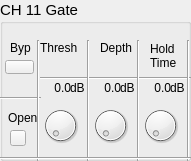
  <widget class="QGroupBox" name="groupBox_11">
   <property name="geometry">
    <rect>
     <x>520</x>
     <y>350</y>
     <width>191</width>
     <height>161</height>
    </rect>
   </property>
   <property name="font">
    <font>
     <pointsize>11</pointsize>
    </font>
   </property>
   <property name="title">
    <string>CH 11 Gate</string>
   </property>
   <widget class="QLabel" name="label_111">
    <property name="geometry">
     <rect>
      <x>10</x>
      <y>40</y>
      <width>21</width>
      <height>16</height>
     </rect>
    </property>
    <property name="font">
     <font>
      <pointsize>9</pointsize>
     </font>
    </property>
    <property name="text">
     <string>Byp</string>
    </property>
   </widget>
   <widget class="QLabel" name="label_112">
    <property name="geometry">
     <rect>
      <x>40</x>
      <y>40</y>
      <width>41</width>
      <height>16</height>
     </rect>
    </property>
    <property name="font">
     <font>
      <pointsize>9</pointsize>
     </font>
    </property>
    <property name="text">
     <string>Thresh</string>
    </property>
   </widget>
   <widget class="QLabel" name="label_113">
    <property name="geometry">
     <rect>
      <x>100</x>
      <y>40</y>
      <width>41</width>
      <height>16</height>
     </rect>
    </property>
    <property name="font">
     <font>
      <pointsize>9</pointsize>
     </font>
    </property>
    <property name="text">
     <string>Depth</string>
    </property>
   </widget>
   <widget class="QLabel" name="label_114">
    <property name="geometry">
     <rect>
      <x>150</x>
      <y>40</y>
      <width>31</width>
      <height>31</height>
     </rect>
    </property>
    <property name="font">
     <font>
      <pointsize>9</pointsize>
     </font>
    </property>
    <property name="text">
     <string>Hold
Time</string>
    </property>
   </widget>
   <widget class="Line" name="line_71">
    <property name="geometry">
     <rect>
      <x>40</x>
      <y>70</y>
      <width>151</width>
      <height>16</height>
     </rect>
    </property>
    <property name="orientation">
     <enum>Qt::Horizontal</enum>
    </property>
   </widget>
   <widget class="Line" name="line_72">
    <property name="geometry">
     <rect>
      <x>0</x>
      <y>90</y>
      <width>41</width>
      <height>16</height>
     </rect>
    </property>
    <property name="orientation">
     <enum>Qt::Horizontal</enum>
    </property>
   </widget>
   <widget class="Line" name="line_73">
    <property name="geometry">
     <rect>
      <x>30</x>
      <y>40</y>
      <width>16</width>
      <height>121</height>
     </rect>
    </property>
    <property name="orientation">
     <enum>Qt::Vertical</enum>
    </property>
   </widget>
   <widget class="Line" name="line_74">
    <property name="geometry">
     <rect>
      <x>80</x>
      <y>40</y>
      <width>16</width>
      <height>121</height>
     </rect>
    </property>
    <property name="orientation">
     <enum>Qt::Vertical</enum>
    </property>
   </widget>
   <widget class="Line" name="line_75">
    <property name="geometry">
     <rect>
      <x>130</x>
      <y>40</y>
      <width>16</width>
      <height>121</height>
     </rect>
    </property>
    <property name="orientation">
     <enum>Qt::Vertical</enum>
    </property>
   </widget>
   <widget class="Line" name="line_76">
    <property name="geometry">
     <rect>
      <x>180</x>
      <y>40</y>
      <width>16</width>
      <height>121</height>
     </rect>
    </property>
    <property name="orientation">
     <enum>Qt::Vertical</enum>
    </property>
   </widget>
   <widget class="OIDDial" name="dial_31">
    <property name="geometry">
     <rect>
      <x>40</x>
      <y>100</y>
      <width>41</width>
      <height>51</height>
     </rect>
    </property>
   </widget>
   <widget class="OIDDial" name="dial_32">
    <property name="geometry">
     <rect>
      <x>90</x>
      <y>100</y>
      <width>41</width>
      <height>51</height>
     </rect>
    </property>
   </widget>
   <widget class="OIDDial" name="dial_33">
    <property name="geometry">
     <rect>
      <x>140</x>
      <y>100</y>
      <width>41</width>
      <height>51</height>
     </rect>
    </property>
   </widget>
   <widget class="Line" name="line_77">
    <property name="geometry">
     <rect>
      <x>0</x>
      <y>150</y>
      <width>191</width>
      <height>16</height>
     </rect>
    </property>
    <property name="orientation">
     <enum>Qt::Horizontal</enum>
    </property>
   </widget>
   <widget class="QLabel" name="label_115">
    <property name="geometry">
     <rect>
      <x>70</x>
      <y>80</y>
      <width>16</width>
      <height>16</height>
     </rect>
    </property>
    <property name="font">
     <font>
      <pointsize>9</pointsize>
     </font>
    </property>
    <property name="text">
     <string>dB</string>
    </property>
   </widget>
   <widget class="QLabel" name="label_116">
    <property name="geometry">
     <rect>
      <x>120</x>
      <y>80</y>
      <width>16</width>
      <height>16</height>
     </rect>
    </property>
    <property name="font">
     <font>
      <pointsize>9</pointsize>
     </font>
    </property>
    <property name="text">
     <string>dB</string>
    </property>
   </widget>
   <widget class="QLabel" name="label_117">
    <property name="geometry">
     <rect>
      <x>170</x>
      <y>80</y>
      <width>16</width>
      <height>16</height>
     </rect>
    </property>
    <property name="font">
     <font>
      <pointsize>9</pointsize>
     </font>
    </property>
    <property name="text">
     <string>dB</string>
    </property>
   </widget>
   <widget class="QLabel" name="ls31">
    <property name="geometry">
     <rect>
      <x>40</x>
      <y>80</y>
      <width>31</width>
      <height>16</height>
     </rect>
    </property>
    <property name="font">
     <font>
      <pointsize>9</pointsize>
     </font>
    </property>
    <property name="text">
     <string>0.0</string>
    </property>
    <property name="alignment">
     <set>Qt::AlignRight|Qt::AlignTrailing|Qt::AlignVCenter</set>
    </property>
   </widget>
   <widget class="QLabel" name="ls32">
    <property name="geometry">
     <rect>
      <x>90</x>
      <y>80</y>
      <width>31</width>
      <height>16</height>
     </rect>
    </property>
    <property name="font">
     <font>
      <pointsize>9</pointsize>
     </font>
    </property>
    <property name="text">
     <string>0.0</string>
    </property>
    <property name="alignment">
     <set>Qt::AlignRight|Qt::AlignTrailing|Qt::AlignVCenter</set>
    </property>
   </widget>
   <widget class="QLabel" name="ls33">
    <property name="geometry">
     <rect>
      <x>140</x>
      <y>80</y>
      <width>31</width>
      <height>16</height>
     </rect>
    </property>
    <property name="font">
     <font>
      <pointsize>9</pointsize>
     </font>
    </property>
    <property name="text">
     <string>0.0</string>
    </property>
    <property name="alignment">
     <set>Qt::AlignRight|Qt::AlignTrailing|Qt::AlignVCenter</set>
    </property>
   </widget>
   <widget class="QLabel" name="label_121">
    <property name="geometry">
     <rect>
      <x>8</x>
      <y>110</y>
      <width>31</width>
      <height>16</height>
     </rect>
    </property>
    <property name="font">
     <font>
      <pointsize>9</pointsize>
     </font>
    </property>
    <property name="text">
     <string>Open</string>
    </property>
   </widget>
   <widget class="OIDStatePushBtn" name="bypass11">
    <property name="geometry">
     <rect>
      <x>5</x>
      <y>60</y>
      <width>29</width>
      <height>14</height>
     </rect>
    </property>
    <property name="text">
     <string/>
    </property>
    <property name="checkable">
     <bool>true</bool>
    </property>
   </widget>
   <widget class="OIDStatus" name="btnOpen_11">
    <property name="enabled">
     <bool>true</bool>
    </property>
    <property name="geometry">
     <rect>
      <x>10</x>
      <y>130</y>
      <width>16</width>
      <height>16</height>
     </rect>
    </property>
    <property name="text">
     <string/>
    </property>
    <property name="checkable">
     <bool>false</bool>
    </property>
   </widget>
  </widget>
